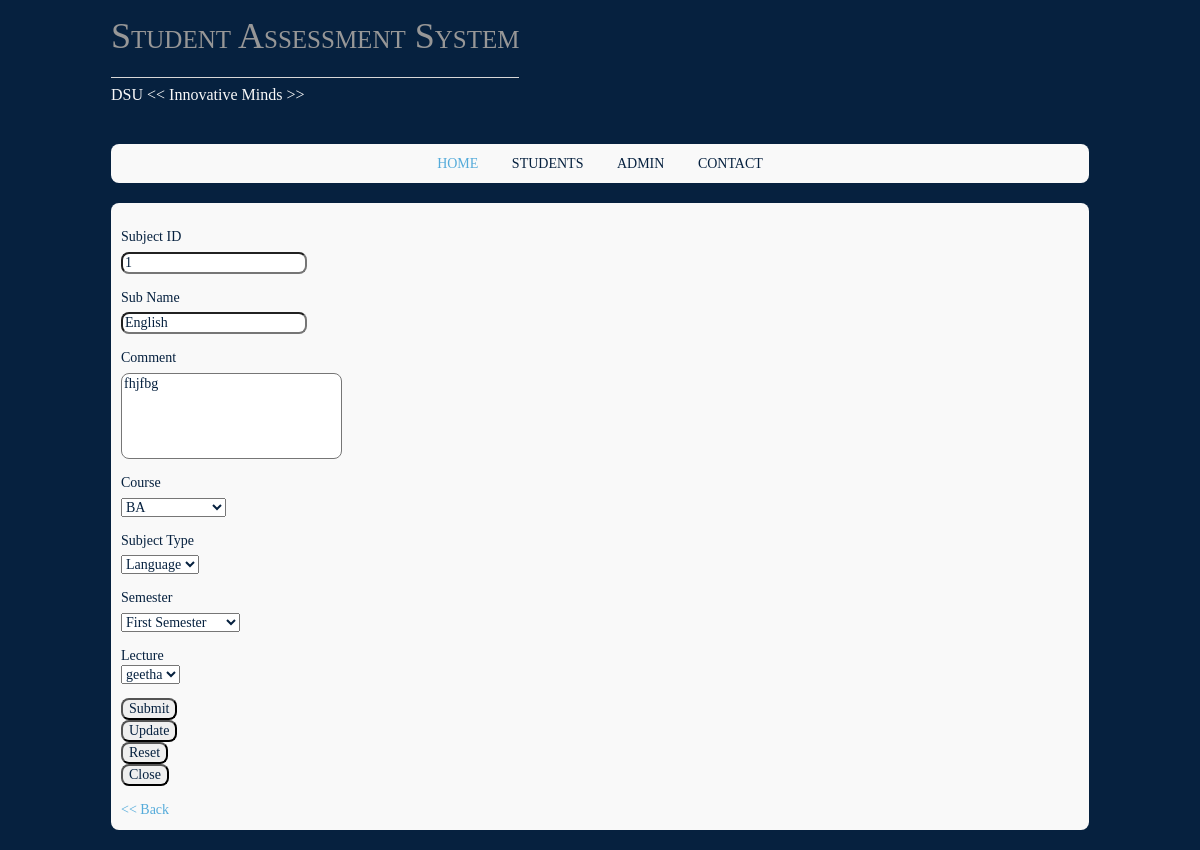
The page /subjectxx.php?slid=1&view=subject (signed in) on the database its author committed.
### tables this page shows
CREATE TABLE IF NOT EXISTS `subject` (
  `subid` bigint(4) NOT NULL AUTO_INCREMENT,
  `subname` varchar(20) NOT NULL,
  `courseid` bigint(4) NOT NULL,
  `lecid` bigint(4) NOT NULL,
  `subtype` varchar(25) NOT NULL,
  `semester` varchar(25) NOT NULL,
  `comment` text NOT NULL,
  PRIMARY KEY (`subid`),
  KEY `courseid` (`courseid`)
);

### subjectxx.php (the view, shortened to what this page needs)
<?php
include("validation.php");
include("header.php");
$totcourse = mysql_query("SELECT * FROM subject");
$totid = mysql_num_rows($totcourse);
 while($row1 = mysql_fetch_array($totcourse))
  {
$totid = $row1[0]+1;
  }
if(isset($_GET["view"]) == "subject")
{
$result = mysql_query("SELECT * FROM subject where subid='$_GET[slid]'");
 while($row1 = mysql_fetch_array($result))
  {
	$totid = $row1["subid"];
	$subname = $row1["subname"];
	$comment = $row1["comment"];
	$courseid  = $row1["courseid"];
	$subtype = $row1["subtype"];
	$semester = $row1["semester"];
	$lecid = $row1["lecid"];
	}
}
$result1 = mysql_query("SELECT * FROM course");
$reslec = mysql_query("SELECT * FROM lectures");
?>
<form name="form1" method="post" action="" id="formID">
  <p>
    <label for="textfield">Subject ID</label>
    <input type="text" name="subid" id="textfield" class="validate[required] text-input" value="<?php echo $totid; ?>" readonly>
  </p>
  <p>
    <label for="textfield2">Sub Name</label>
    <input type="text" name="subname" id="textfield2" class="validate[required,custom[onlyLetterSp]] text-input" value="<?php echo $subname; ?>">
  </p>
  <p>
    <label for="textarea">Comment</label>
    <textarea name="comment" id="textarea" class="validate[required]" cols="25" rows="5"><?php echo $comment; ?></textarea>
  </p>
 <p>
    <label for="textfield7">Course </label>
    <select name="course" value="<?php echo $courseid; ?>">
     <?php
	  while($row1 = mysql_fetch_array($result1))
  {
	  if($courseid  == $row1[courseid])
	  {
		  $selvar = "selected";
	  }
  echo "<option value='$row1[courseid]' ". $selvar . ">$row1[coursekey]</option>";
  $selvar ="";
  }
  ?>
    </select>
  </p>
  <p>
    <label for="select">Subject Type</label>
    <select name="subtype" id="select" value="<?php echo $subtype; ?>">
      <option value="Language">Language</option>
    </select>
  </p>
  <p>
    <label for="select2">Semester</label>
    <select name="semester" id="semester" value="<?php echo $semester; ?>">
      <option value="1">First Semester</option>
    </select>
  </p>
  <p>Lecture
    <select name="semester2" id="semester2" value="<?php echo $lecid; ?>">
      <?php
 while($row1 = mysql_fetch_array($reslec))
  {
  echo "<option value='$row1[lecid]'>$row1[lecname]</option>";
  }
  ?>
    </select>
  </p>
  <p>
    <input type="submit" name="button" id="button" value="Submit">
     <input type="submit" name="button2" id="button2" value="Update" />
    <input type="reset"  id="button2" value="Reset">
  <input type="button" value="Close" name="B1" onClick="parent.emailwindow.hide()" /></p>
</form>
<a href='subject.php'><< Back </a>

### css/template.css (style rules this page uses)
body { background: #ececec; }

### layoutx/styles/layout.css (style rules this page uses)
.rounded, input, button, textarea, #header input, #footer input, #slide-wrapper figcaption, .avatar, #comments li, .faico a, #twitter, .pagination a, .pagination strong { border-radius:8px; }
body { color:#F9F9F9; background-color:#06213F; }
a { color:#55ABDA; }

### layoutx/styles/framework.css (style rules this page uses)
html { overflow-y:scroll; }
body { margin:0; padding:0; font-size:14px; line-height:1.4em; }
a { outline:none; text-decoration:none; }
body, h1, h2, h3, h4, h5, h6, .heading { font-family:Georgia, "Times New Roman", Times, serif; }
form, fieldset, legend { margin:0; padding:0; border:none; }
label, input, textarea, select { display:block; resize:none; outline:none; color:inherit; font-size:inherit; font-family:inherit; box-sizing:border-box; }
label { margin-bottom:5px; }

### rows shown on the page
subject: subid "1", subname "English", comment "fhjfbg", subtype "Language", semester "First Semester"

### other values the page prints
form field course "BA"
form field semester2 "geetha"
